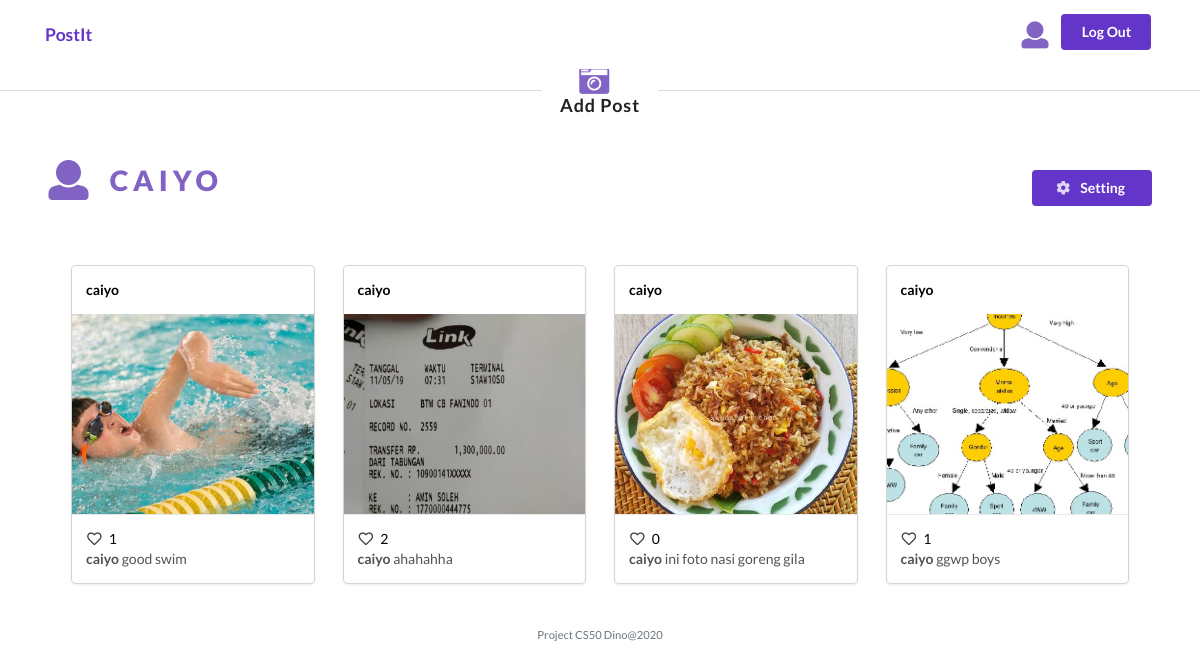
/user/2 (signed in), run on the app's committed database.
### models/Model.py (models this page shows, shortened)
class User(db.Model):
    id = db.Column(db.Integer, primary_key=True)
    username = db.Column(db.String(80), nullable=False)
    password = db.Column(db.String(120),  nullable=False)
    posts = db.relationship('Post', backref='post')
    prodlikes = db.relationship('Post', secondary=likes,
        backref=db.backref('likes', lazy='dynamic'))
    UserComment = db.relationship('Comment')

class Post(db.Model):
    id = db.Column(db.Integer, primary_key=True)
    caption = db.Column(db.String(80),  nullable=False)
    foto = db.Column(db.String(120), nullable=False)
    user_id = db.Column(db.Integer, db.ForeignKey('user.id'),
        nullable=False)
    users = db.relationship('User', backref='user')
    userlikes = db.relationship('User', secondary=likes,
        backref=db.backref('likes', lazy='dynamic'))
    UserComment = db.relationship('Comment')
    created_date = db.Column(db.DateTime,
                                    default=datetime.now,
                                    nullable=True)
    def data(self,a):
        return{
            "id":self.id,
            "caption":self.caption,
            "foto":self.foto,
            "users":self.users.username,
            "totallike":len(self.userlikes)  ,
            "userlikes":checkdata(a,self.userlikes )
        }

### app/views.py (the view, shortened to what this page needs)
@app.route('/user/<iduser>',methods=['GET','POST'])
def UserDetail(iduser):
    post=Post.query.filter(Post.user_id == iduser).all()
    res=User.query.filter(User.id == iduser).first()
    return render_template('userProfile.html',iduser=iduser,data=post,post=len(post),datauser=res)

### models/Model.py (called while the page is built)
def checkdata(param,data):
    for da in data:
        if da.id == param:
            return True
    return False

### app/templates/userProfile.html (shortened to what this page needs)
{% extends "layout.html" %}
{% block head%}
<link rel="stylesheet" href="https://cdn.jsdelivr.net/npm/semantic-ui@2.4.2/dist/semantic.min.css">
{% endblock%}
{% block main %}
  {% if session.user_id|int() == iduser|int() and post !=0  %}
  <div class="ui horizontal divider header">
    <div>
      <i class="camera retro icon iconprof" style="font-size: 30px;" id='myBtn' ></i>
    </div>
    <div>
      Add Post
    </div>
  </div>
  {% endif %}
  <div class="container pt-5">
    <div class="d-flex ">
      <div class="d-flex">
        <div class="mr-3">
          <i class="heart user icon iconprof align-self-center"  style="font-size: 40px;"></i>
        </div>
        <div style="font-weight: 800;text-transform: uppercase;letter-spacing: 5px;font-size: 28px;" class="iconprof">
          {{datauser.username}}
        </div>
      </div>
      {% if session.user_id|int() == iduser|int()  %}
      <div class="ml-auto">
        <a style="width: 120px;" class="text-white ui button violet" href="/passwordchange"> <i class=" cog icon iconprof " style="color: white;"  ></i>   Setting</a>
      </div>
      {% endif %}
    </div>
  </div>
 <div class="container p-5">
    {% if post !=0  %}
      <div class="row mt-2">
        {% for post in data%}
        <div class="col-md-3 mt-2">
          <a href="/post/{{post.id}}">
            <div class="ui link card">
              <div class="content">
                <div class="left floated "> <strong>{{post.data(session.user_id)["users"]}}</strong></div>
              </div>
              <div class="image">
                <img src="{{post.foto}}"  style="height: 200px;object-fit: cover;">
              </div>
              <div class="content">
                <span class="left floated">
                  <i class="heart outline like icon"></i>
                  {{post.data(session.user_id)["totallike"]}}
                </span>
                <div class="description">
                  <strong>{{post.data(session.user_id)["users"]}}</strong> {{post.caption}}
                </div>
              </div>
            </div>
          </a>
        </div>
        {%endfor  %}
    </div>
    {% endif %}
{% endblock %}

### app/static/css/style.css (style rules this page uses)
* { padding: 0; margin: 0; }
body { font-family: 'Lato', sans-serif !important; }
main img { max-width: 100%; }
main a { color: black !important; }

### app/templates/layout.html (style rules this page uses)
.iconprof { color: #8163c4; }

### data on the page
User: username "CAIYO"
Post: caption+foto "caiyo", foto (picture), caption+foto "1", caption "good swim"
Post: caption+foto "caiyo", foto (picture), caption+foto "2", caption "ahahahha"
Post: caption+foto "caiyo", foto (picture), caption+foto "0", caption "ini foto nasi goreng gila"
Post: caption+foto "caiyo", foto (picture), caption+foto "1", caption "ggwp boys"
